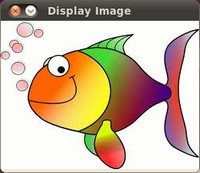
#> input picture myimage.jpg, 200 x 173 px, given in place of the camera
$ python optical_flow.py
#> lines starting #> are read from the running program, lines starting #| are printed output that depends on the picture; after the words box and inside, x2 and y2 are one past the last pixel; in counts of white or black regions, pixels touching at a corner belong together
import numpy as np
import cv2

cap = cv2.VideoCapture(0)

_, frame = cap.read()
#> frame is the input picture: shape (173, 200, 3); mean B, G, R 159.4, 181.7, 201.6
_, frame = cap.read()

lk_params = dict( winSize  = (15,15),
			   maxLevel = 2,
				criteria = (cv2.TERM_CRITERIA_EPS | cv2.TERM_CRITERIA_COUNT, 10, 0.03))


def reset():
	_, frame = cap.read()

	old_gray = cv2.cvtColor(frame, cv2.COLOR_BGR2GRAY)
	p0 = cv2.goodFeaturesToTrack(old_gray,300,0.01,10)
	return old_gray, p0

def update(old_gray, p0):
	_, frame = cap.read()
	new_gray = cv2.cvtColor(frame, cv2.COLOR_BGR2GRAY)
	p1, st, err = cv2.calcOpticalFlowPyrLK(old_gray, new_gray, p0, None, **lk_params)
	good_new = p1[st==1]
	good_old = p0[st==1]
	old_gray = new_gray.copy()
	p0 = good_new.reshape(-1,1,2)
	return frame, new_gray, p0

def draw(frame, pts):
	for pt1 in pts:
		cv2.circle(frame,tuple(pt1),5,[0,0,255],-1)
	cv2.imshow('frame',cv2.pyrDown(frame))

old_gray, p_old = reset()
#> in reset, `old_gray = cv2.cvtColor(frame, cv2.COLOR_BGR2GRAY)`:
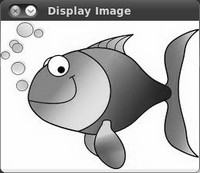
#> old_gray: shape (173, 200); min 0, max 255, mean 185.2
#> in reset, `p0 = cv2.goodFeaturesToTrack(old_gray,300,0.01,10)`: p0 = 70 rows, first 8: [133, 34], [116, 133], [120, 11], [83, 134], [69, 11], [51, 9], [82, 13], [164, 83]
#> p_old has the same summary as p0 in reset


while True:

	while len(p_old) < 50:
		old_gray, p_old = reset()
#> this loop made 0 passes
	frame, old_gray, p_new = update(old_gray, p_old)
#> in update, `p1, st, err = cv2.calcOpticalFlowPyrLK(old_gray, new_gray, p0, None, *..`: p1 has the same summary as p0 in reset; st = 70 values from 1 to 1; err = 70 values from 0 to 0
#> in update, `good_new = p1[st==1]`: good_new = 70 pairs, first value 1 to 198, second value 1 to 170
#> in update, `good_old = p0[st==1]`: good_old has the same summary as good_new
#> p_new has the same summary as p0 in reset
	draw(frame, p_new.reshape(-1,2))
#> the loop in draw, `for pt1 in pts:` made 70 passes
#> pt1 on passes 1 to 12: [133, 34], [116, 133], [120, 11], [83, 134], [69, 11], [51, 9], [82, 13], [164, 83], [100, 9], [44, 64], [197, 22], [164, 101]
#> after the loop in draw, `for pt1 in pts:`:
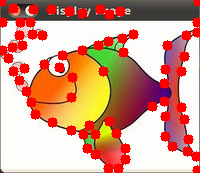
#> frame: shape (173, 200, 3); 15.8% of pixels changed, all inside (x1, y1, x2, y2) = (0, 0, 200, 173)
#> in draw, `cv2.imshow('frame',cv2.pyrDown(frame))`:
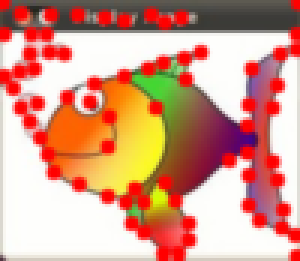
#> window 'frame': shape (87, 100, 3) (shown 3 times larger); mean B, G, R 136.4, 156.1, 213.6

	p_old = p_new


	k = cv2.waitKey(30) & 0xff
#> (key Esc is pressed here)
	if k == 27:
		break

cv2.destroyAllWindows()
cap.release()

$ run again, on left.jpg
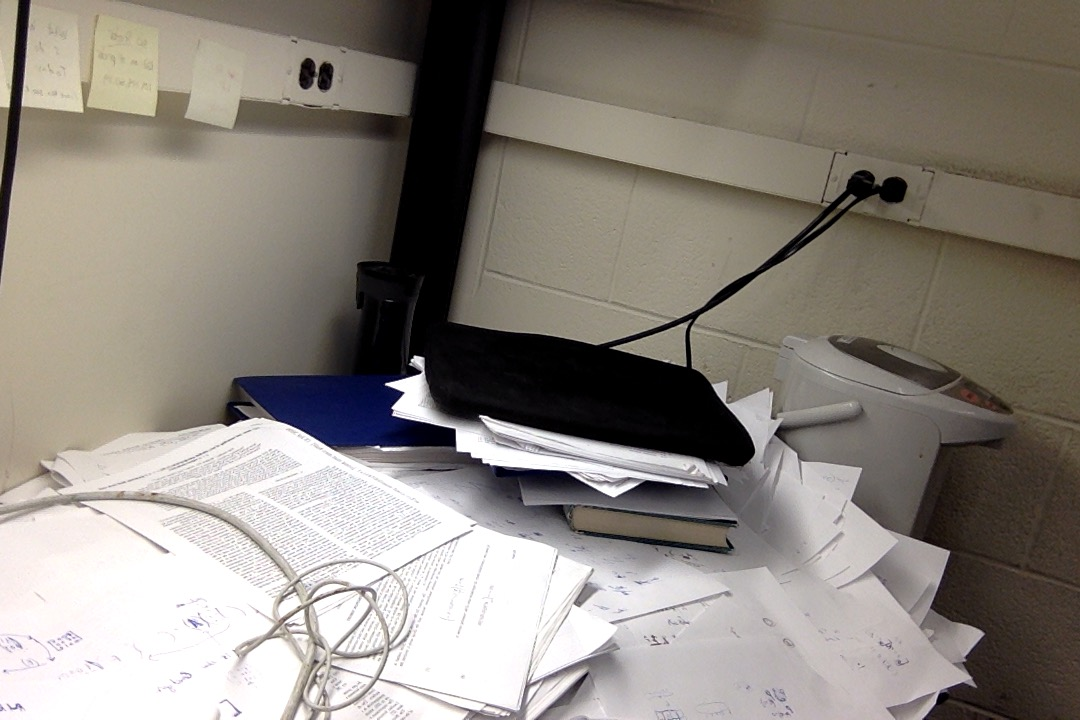
#> input picture left.jpg, 1080 x 720 px, given in place of the camera
#> frame is the input picture: shape (720, 1080, 3); mean B, G, R 125.8, 133.3, 139.5
#> in reset, `p0 = cv2.goodFeaturesToTrack(old_gray,300,0.01,10)`: p0 = 300 rows, first 8: [385, 384], [479, 416], [403, 392], [393, 414], [414, 356], [420, 371], [454, 429], [483, 462]
#> p_old has the same summary as p0 in reset
#> p1 has the same summary as p0 in reset; st = 300 values from 1 to 1; err = 300 values from 0 to 0
#> good_new = 300 pairs, first value 2 to 983, second value 42 to 718
#> good_old has the same summary as good_new
#> p_new has the same summary as p0 in reset
#> the loop in draw, `for pt1 in pts:` made 300 passes
#> after the loop in draw, `for pt1 in pts:`:
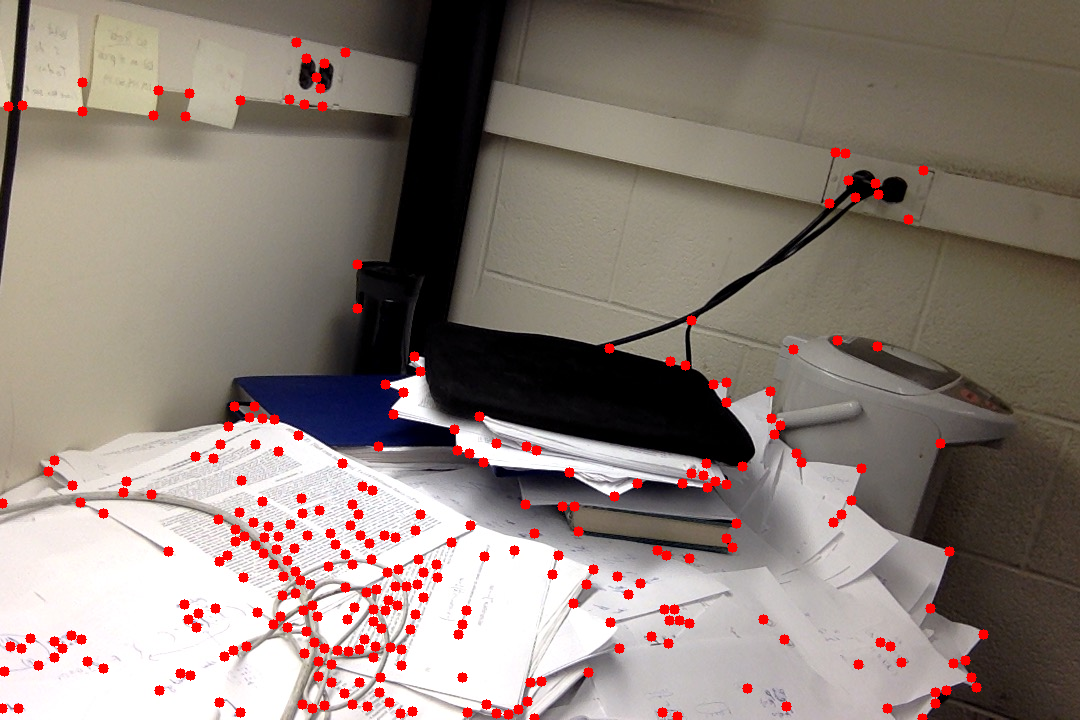
#> frame: shape (720, 1080, 3); 3.11% of pixels changed, all inside (x1, y1, x2, y2) = (0, 37, 989, 720)
#> in draw, `cv2.imshow('frame',cv2.pyrDown(frame))`:
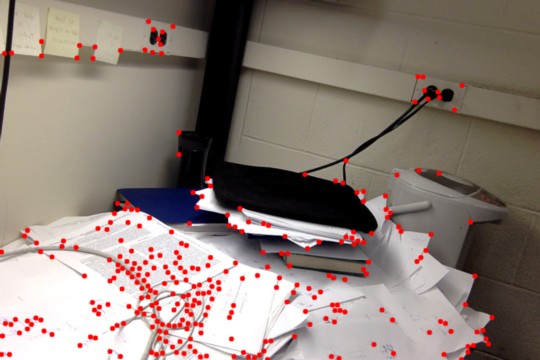
#> window 'frame': shape (360, 540, 3); mean B, G, R 120.3, 127.8, 141.8

$ run again, on right.jpg
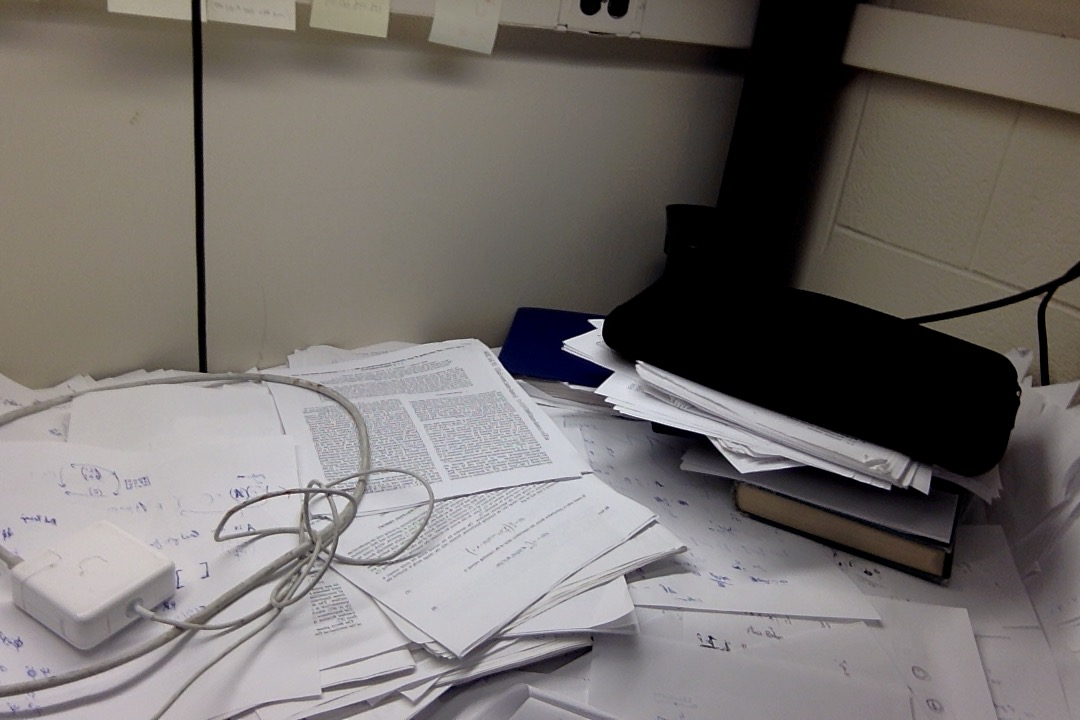
#> input picture right.jpg, 1080 x 720 px, given in place of the camera
#> frame is the input picture: shape (720, 1080, 3); mean B, G, R 109.1, 112.1, 117.1
#> in reset, `p0 = cv2.goodFeaturesToTrack(old_gray,300,0.01,10)`: p0 = 300 rows, first 8: [588, 320], [603, 320], [605, 400], [563, 341], [614, 408], [595, 328], [637, 361], [614, 371]
#> p_old has the same summary as p0 in reset
#> p1 has the same summary as p0 in reset; st = 300 values from 1 to 1; err = 300 values from 0 to 0
#> good_new = 300 pairs, first value 6 to 1067, second value 3 to 712
#> good_old has the same summary as good_new
#> p_new has the same summary as p0 in reset
#> the loop in draw, `for pt1 in pts:` made 300 passes
#> after the loop in draw, `for pt1 in pts:`:
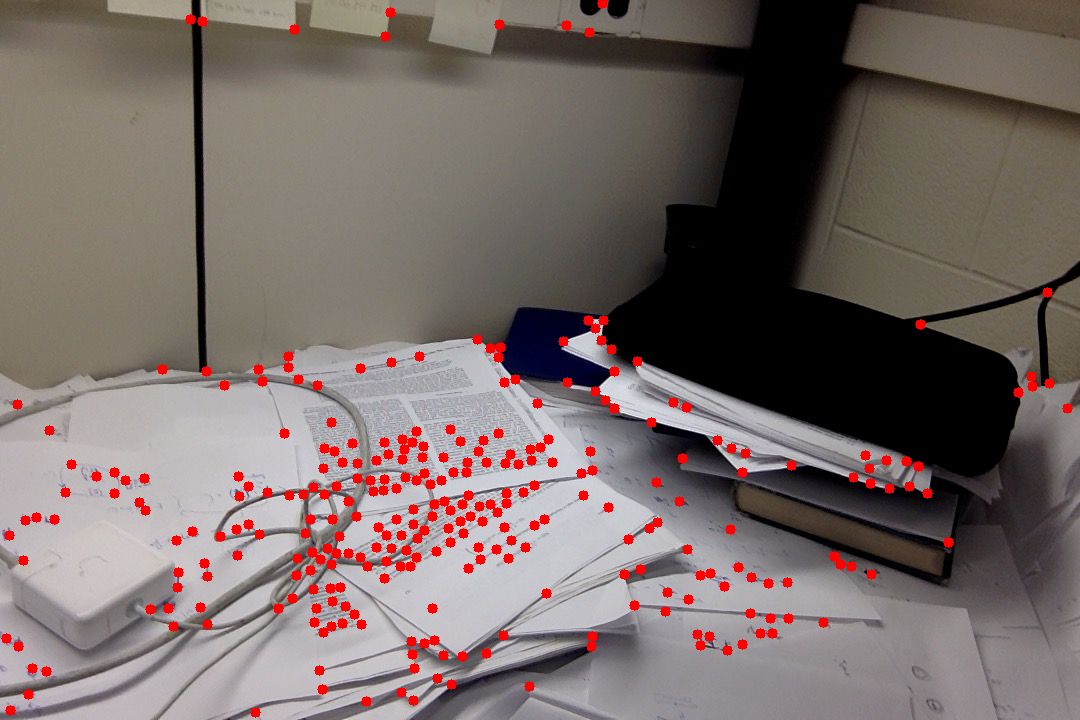
#> frame: shape (720, 1080, 3); 3.12% of pixels changed, all inside (x1, y1, x2, y2) = (1, 0, 1073, 718)
#> in draw, `cv2.imshow('frame',cv2.pyrDown(frame))`:
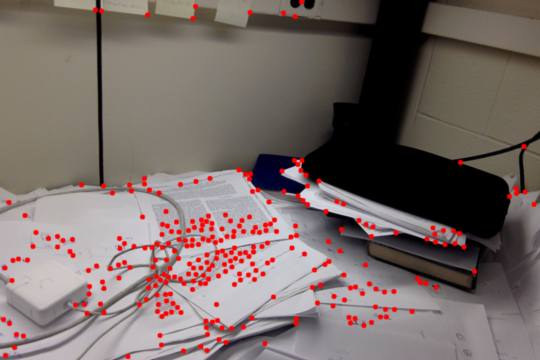
#> window 'frame': shape (360, 540, 3); mean B, G, R 104.3, 107.5, 120.4
